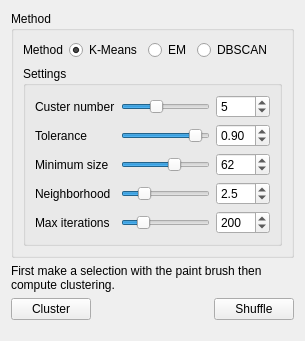
     <widget class="QWidget" name="ClusterTab">
      <property name="sizePolicy">
       <sizepolicy hsizetype="Preferred" vsizetype="Preferred">
        <horstretch>0</horstretch>
        <verstretch>5</verstretch>
       </sizepolicy>
      </property>
      <attribute name="title">
       <string>Cluster</string>
      </attribute>
      <layout class="QVBoxLayout" name="ClusterLayout">
       <item>
        <widget class="QGroupBox" name="MethodGroupBox">
         <property name="title">
          <string>Method</string>
         </property>
         <layout class="QVBoxLayout" name="MethodLayout">
          <item>
           <layout class="QHBoxLayout" name="MethodTypeLayout">
            <item>
             <widget class="QLabel" name="MethodLabel">
              <property name="text">
               <string>Method</string>
              </property>
              <property name="buddy">
               <cstring>MethodKMeansButton</cstring>
              </property>
             </widget>
            </item>
            <item>
             <widget class="QRadioButton" name="MethodKMeansButton">
              <property name="text">
               <string>K-Means</string>
              </property>
              <property name="checked">
               <bool>true</bool>
              </property>
              <attribute name="buttonGroup">
               <string notr="true">ClusterMethodButtonGroup</string>
              </attribute>
             </widget>
            </item>
            <item>
             <widget class="QRadioButton" name="MethodEMButton">
              <property name="text">
               <string>EM</string>
              </property>
              <attribute name="buttonGroup">
               <string notr="true">ClusterMethodButtonGroup</string>
              </attribute>
             </widget>
            </item>
            <item>
             <widget class="QRadioButton" name="MethodDBSCANButton">
              <property name="text">
               <string>DBSCAN</string>
              </property>
              <attribute name="buttonGroup">
               <string notr="true">ClusterMethodButtonGroup</string>
              </attribute>
             </widget>
            </item>
            <item>
             <spacer name="MethodTypeSpacer">
              <property name="orientation">
               <enum>Qt::Horizontal</enum>
              </property>
              <property name="sizeHint" stdset="0">
               <size>
                <width>10</width>
                <height>10</height>
               </size>
              </property>
             </spacer>
            </item>
           </layout>
          </item>
          <item>
           <widget class="QGroupBox" name="SettingsGroupBox">
            <property name="title">
             <string>Settings</string>
            </property>
            <layout class="QGridLayout" name="SettingsLayout">
             <item row="0" column="0">
              <widget class="QLabel" name="SettingsCusterNumberLabel">
               <property name="text">
                <string>Custer number</string>
               </property>
               <property name="buddy">
                <cstring>SettingsCusterNumberSpinBox</cstring>
               </property>
              </widget>
             </item>
             <item row="0" column="2">
              <widget class="QSpinBox" name="SettingsCusterNumberSpinBox">
               <property name="minimum">
                <number>2</number>
               </property>
               <property name="maximum">
                <number>10</number>
               </property>
               <property name="value">
                <number>5</number>
               </property>
              </widget>
             </item>
             <item row="2" column="1">
              <widget class="QSlider" name="SettingsToleranceSlider">
               <property name="minimum">
                <number>1</number>
               </property>
               <property name="maximum">
                <number>100</number>
               </property>
               <property name="value">
                <number>90</number>
               </property>
               <property name="orientation">
                <enum>Qt::Horizontal</enum>
               </property>
              </widget>
             </item>
             <item row="4" column="1">
              <widget class="QSlider" name="SettingsNeighborhoodSlider">
               <property name="minimum">
                <number>5</number>
               </property>
               <property name="maximum">
                <number>100</number>
               </property>
               <property name="singleStep">
                <number>1</number>
               </property>
               <property name="pageStep">
                <number>1</number>
               </property>
               <property name="value">
                <number>25</number>
               </property>
               <property name="orientation">
                <enum>Qt::Horizontal</enum>
               </property>
              </widget>
             </item>
             <item row="3" column="0">
              <widget class="QLabel" name="SettingsMinimumSizeLabel">
               <property name="text">
                <string>Minimum size</string>
               </property>
               <property name="buddy">
                <cstring>SettingsMinimumSizeSpinBox</cstring>
               </property>
              </widget>
             </item>
             <item row="4" column="0">
              <widget class="QLabel" name="SettingsNeighborhoodLabel">
               <property name="text">
                <string>Neighborhood</string>
               </property>
               <property name="buddy">
                <cstring>SettingsNeighborhoodSpinBox</cstring>
               </property>
              </widget>
             </item>
             <item row="0" column="1">
              <widget class="QSlider" name="SettingsCusterNumberSlider">
               <property name="minimum">
                <number>2</number>
               </property>
               <property name="maximum">
                <number>10</number>
               </property>
               <property name="value">
                <number>5</number>
               </property>
               <property name="orientation">
                <enum>Qt::Horizontal</enum>
               </property>
              </widget>
             </item>
             <item row="2" column="0">
              <widget class="QLabel" name="SettingsToleranceLabel">
               <property name="text">
                <string>Tolerance</string>
               </property>
               <property name="buddy">
                <cstring>SettingsToleranceSpinBox</cstring>
               </property>
              </widget>
             </item>
             <item row="3" column="1">
              <widget class="QSlider" name="SettingsMinimumSizeSlider">
               <property name="minimum">
                <number>1</number>
               </property>
               <property name="maximum">
                <number>100</number>
               </property>
               <property name="value">
                <number>62</number>
               </property>
               <property name="orientation">
                <enum>Qt::Horizontal</enum>
               </property>
              </widget>
             </item>
             <item row="5" column="0">
              <widget class="QLabel" name="SettingsMaxIterationsLabel">
               <property name="text">
                <string>Max iterations</string>
               </property>
               <property name="buddy">
                <cstring>SettingsMaxIterationsSpinBox</cstring>
               </property>
              </widget>
             </item>
             <item row="5" column="1">
              <widget class="QSlider" name="SettingsMaxIterationsSlider">
               <property name="minimum">
                <number>1</number>
               </property>
               <property name="maximum">
                <number>1000</number>
               </property>
               <property name="value">
                <number>200</number>
               </property>
               <property name="orientation">
                <enum>Qt::Horizontal</enum>
               </property>
              </widget>
             </item>
             <item row="2" column="2">
              <widget class="QDoubleSpinBox" name="SettingsToleranceSpinBox">
               <property name="minimum">
                <double>0.100000000000000</double>
               </property>
               <property name="maximum">
                <double>1.000000000000000</double>
               </property>
               <property name="singleStep">
                <double>0.010000000000000</double>
               </property>
               <property name="value">
                <double>0.900000000000000</double>
               </property>
              </widget>
             </item>
             <item row="5" column="2">
              <widget class="QSpinBox" name="SettingsMaxIterationsSpinBox">
               <property name="minimum">
                <number>1</number>
               </property>
               <property name="maximum">
                <number>1000</number>
               </property>
               <property name="value">
                <number>200</number>
               </property>
              </widget>
             </item>
             <item row="4" column="2">
              <widget class="QDoubleSpinBox" name="SettingsNeighborhoodSpinBox">
               <property name="decimals">
                <number>1</number>
               </property>
               <property name="minimum">
                <double>0.500000000000000</double>
               </property>
               <property name="maximum">
                <double>10.000000000000000</double>
               </property>
               <property name="singleStep">
                <double>0.100000000000000</double>
               </property>
               <property name="value">
                <double>2.500000000000000</double>
               </property>
              </widget>
             </item>
             <item row="3" column="2">
              <widget class="QSpinBox" name="SettingsMinimumSizeSpinBox">
               <property name="minimum">
                <number>1</number>
               </property>
               <property name="maximum">
                <number>100</number>
               </property>
               <property name="value">
                <number>62</number>
               </property>
              </widget>
             </item>
            </layout>
           </widget>
          </item>
         </layout>
        </widget>
       </item>
       <item>
        <widget class="QLabel" name="ClusterNoteLabel">
         <property name="text">
          <string>First make a selection with the paint brush then compute clustering.</string>
         </property>
         <property name="wordWrap">
          <bool>true</bool>
         </property>
        </widget>
       </item>
       <item>
        <layout class="QHBoxLayout" name="ClusterButtonLayout">
         <item>
          <widget class="QPushButton" name="ClusterButton">
           <property name="text">
            <string>Cluster</string>
           </property>
           <property name="autoDefault">
            <bool>false</bool>
           </property>
          </widget>
         </item>
         <item>
          <spacer name="ClusterSpacer">
           <property name="orientation">
            <enum>Qt::Horizontal</enum>
           </property>
           <property name="sizeHint" stdset="0">
            <size>
             <width>10</width>
             <height>10</height>
            </size>
           </property>
          </spacer>
         </item>
         <item>
          <widget class="QPushButton" name="ClusterShuffleButton">
           <property name="text">
            <string>Shuffle</string>
           </property>
           <property name="autoDefault">
            <bool>false</bool>
           </property>
          </widget>
         </item>
        </layout>
       </item>
       <item>
        <spacer name="verticalSpacer">
         <property name="orientation">
          <enum>Qt::Vertical</enum>
         </property>
         <property name="sizeHint" stdset="0">
          <size>
           <width>10</width>
           <height>10</height>
          </size>
         </property>
        </spacer>
       </item>
      </layout>
     </widget>
